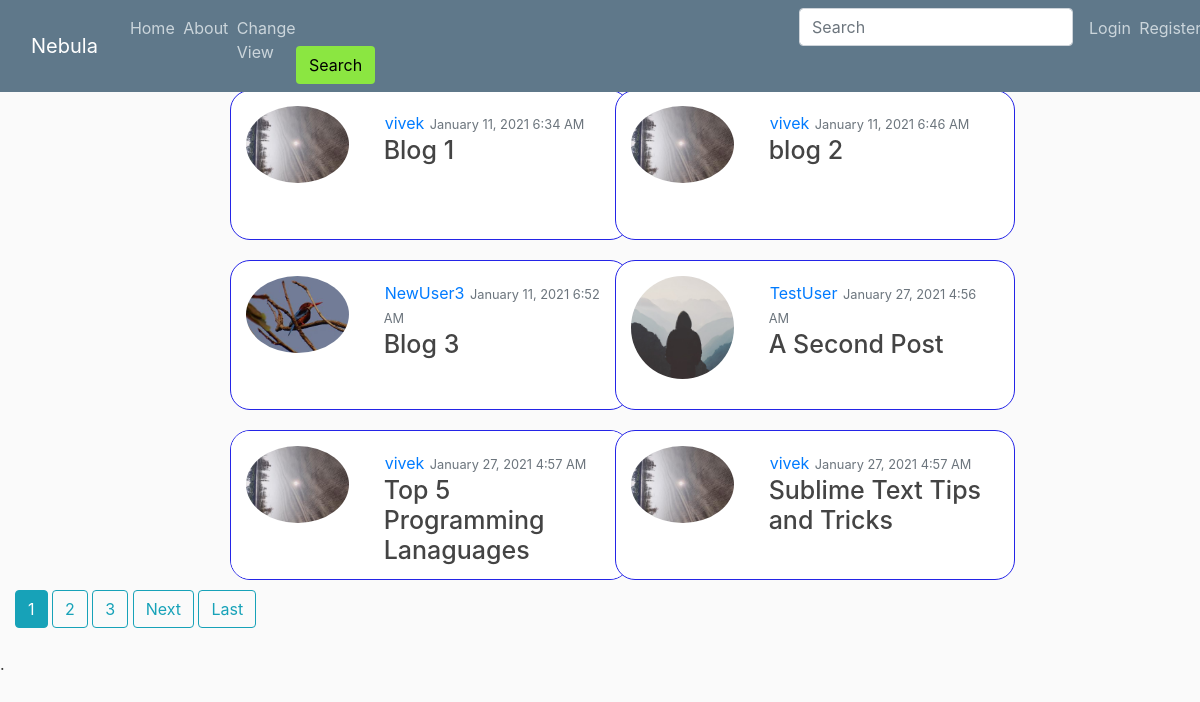
The page /Grid_view/ on the database its author committed.
### blog/models.py (models this page shows, shortened)
class Post(models.Model):
	title = models.CharField(max_length=100)
	content = models.TextField()
	date_posted = models.DateTimeField(default=timezone.now)
	author = models.ForeignKey(User, on_delete=models.CASCADE)
	blog_image = models.ImageField(default='default_blog.jpg' ,upload_to='blog_pics')
	audio = models.FileField(default="No audio posted", upload_to='audio_files')
	video = models.FileField(default="No video posted", upload_to='video_files')
	keywords = models.CharField(max_length=50, default='')

### users/models.py (models this page shows, shortened)
class Profile(models.Model):
	user = models.OneToOneField(User, on_delete=models.CASCADE)
	image = models.ImageField(default='default.jpg', upload_to='profile_pics')

### blog/views.py (the view)
# urls.py: path('Grid_view/', PostGridView.as_view(), name='blog-grid'),
class PostGridView(ListView):
	model = Post
	template_name = 'blog/gridview.html' # '<app>/<model>_<viewtype>.html'
	context_object_name = 'posts'
	paginate_by = 6

### blog/templates/blog/gridview.html (shortened to what this page needs)
{% extends "blog/base.html" %}
{% load static %}
{% block content %}
    <div class="container-fluid infinite-container">
        {% for post in posts %}
        {% if forloop.first %}
        <div class="row infinite-item">
            {% endif %}
            <div class="col-lg-6 container-fluid">
                <article class="media content-section">
                    <img class="rounded-circle col-sm-4" style="padding: 15px;" src="{{ post.author.profile.image.url }}">
                    <div class="card-body" >
                    <a style="padding: 1px" href="{% url 'user-posts' post.author.username %}">{{ post.author }}</a>
                    <small class="text-muted">{{ post.date_posted | date:"F d, Y f A" }}</small>
                    <h3><a class="article-title" href="{% url 'post-detail' post.id %}">{{ post.title }}</a></h3>
                    </div>
                </article>
        </div>
        {% if forloop.last %}</div>{% endif %}
        {% endfor %}
    </div>
    {% if is_paginated %}
    {% for num in page_obj.paginator.page_range %}
            {% if page_obj.number == num %}
                <a class="btn btn-info mb-4" href="?page={{ num }}">{{ num }}</a>
            {% elif num > page_obj.number|add:'-3' and num < page_obj.number|add:'3' %}
                <a class="btn btn-outline-info mb-4" href="?page={{ num }}">{{ num }}</a>
            {% endif %}
    {% endfor %}
        {% if page_obj.has_next %}
            <a class="btn btn-outline-info mb-4" href="?page={{page_obj.next_page_number}}">Next</a>
            <a class="btn btn-outline-info mb-4" href="?page={{ page_obj.paginator.num_pages }}">Last</a>
        {% endif %}
    {% endif %}
{% endblock content%}

### blog/static/blog/main.css (style rules this page uses)
body { background: #fafafa; color: #333333; margin-top: 5rem; }
h1, h2, h3, h4, h5, h6 { color: #444444; }
.content-section { background: #ffffff; padding: 10px 20px; border: 1px solid #dddddd; border-radius: 3px; margin-bottom: 20px; }
.article-title { color: #444444; }

### blog/templates/blog/gridview.html (style rules this page uses)
.media { border-radius: 20px; border-color: rgb(36, 36, 231); box-sizing: border-box; padding: 0px; height: 150px; width: 400px; overflow:hidden; overflow-y:auto; margin: 10px; margin-left: 200px; }
article { position: sticky; margin-left: 30px; }
h3 { font-size: 25px; }

### rows shown on the page
Post: author.profile.image (picture), author "vivek", date_posted "January 11, 2021 6:34 AM", title "Blog 1"
Post: author.profile.image (picture), author "vivek", date_posted "January 11, 2021 6:46 AM", title "blog 2"
Post: author.profile.image (picture), author "NewUser3", date_posted "January 11, 2021 6:52 AM", title "Blog 3"
Post: author.profile.image (placeholder picture), author "TestUser", date_posted "January 27, 2021 4:56 AM", title "A Second Post"
Post: author.profile.image (picture), author "vivek", date_posted "January 27, 2021 4:57 AM", title "Top 5 Programming Lanaguages"
Post: author.profile.image (picture), author "vivek", date_posted "January 27, 2021 4:57 AM", title "Sublime Text Tips and Tricks"

### other values the page prints
{{ num }} "1"
{{ num }} "2" "3"
